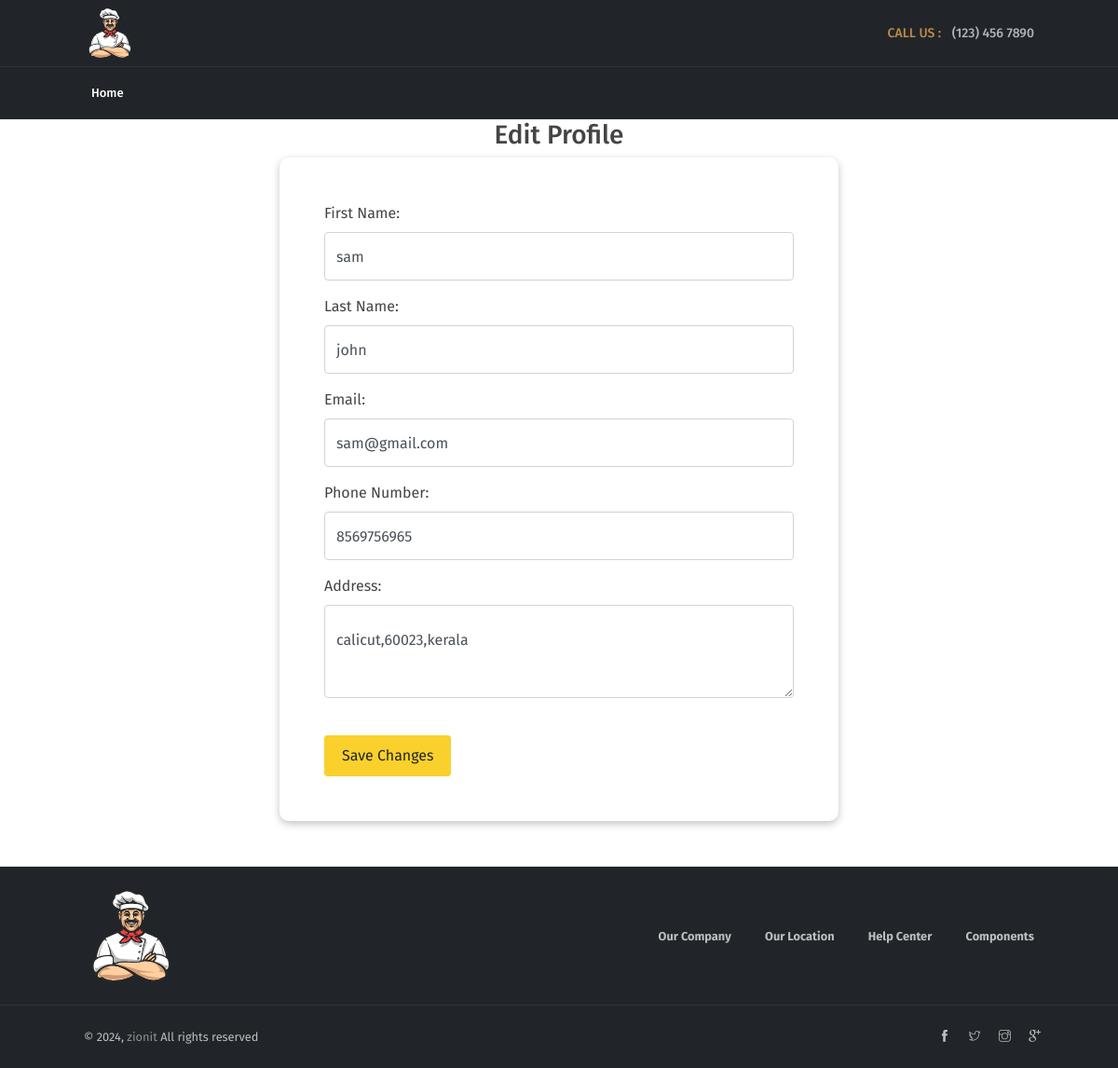
Page /edit_profile/6/ on the committed database.
### mess_user/models.py (models this page shows, shortened)
class UserProfile(models.Model):
    user = models.OneToOneField(User, on_delete=models.CASCADE,related_name='profile')
    first_name = models.CharField(max_length=100)
    last_name = models.CharField(max_length=100)
    phone_number = models.CharField(max_length=15)
    address = models.TextField()
    email = models.EmailField()

### mess_user/views.py (the view)
# urls.py: path('edit_profile/<int:user_id>/', views.edit_profile, name='edit_profile'),
def edit_profile(request, user_id):
    user = get_object_or_404(User, id=user_id)
    user_profile = get_object_or_404(UserProfile, user=user)
    if request.method == 'POST':
        form = UserProfileForm(request.POST, instance=user_profile)
        if form.is_valid():
            form.save()
            return redirect('view_profile')
    else:
        form = UserProfileForm(instance=user_profile)
    return render(request, 'edit_profile.html', {'form': form})

### mess_user/forms.py
class UserProfileForm(forms.ModelForm):
    class Meta:
        model = UserProfile
        fields = ['first_name', 'last_name', 'email','phone_number', 'address', ]

### templates/edit_profile.html (shortened to what this page needs)
{% extends "view_fooditems.html" %}
{% load static %}
{% block content %}
<h3 class="text-center">Edit Profile</h3>
<div class="container col-md-6 mx-auto p-5 mb-5" style="border-radius: 10px; box-shadow: rgba(0, 0, 0, 0.24) 0px 3px 8px;">
    <form method="post">
        <div class="form-group">
            <label for="id_first_name">First Name:</label>
            <input type="text" class="form-control" id="id_first_name" name="first_name" value="{{ form.first_name.value }}">
        </div>
        <div class="form-group">
            <label for="id_last_name">Last Name:</label>
            <input type="text" class="form-control" id="id_last_name" name="last_name" value="{{ form.last_name.value }}">
        </div>
        <div class="form-group">
            <label for="id_email">Email:</label>
            <input type="email" class="form-control" id="id_email" name="email" value="{{ form.email.value }}">
        </div>
        <div class="form-group">
            <label for="id_phone_number">Phone Number:</label>
            <input type="text" class="form-control" id="id_phone_number" name="phone_number" value="{{ form.phone_number.value }}">
        </div>
        <div class="form-group">
            <label for="id_address">Address:</label>
            <textarea class="form-control" id="id_address" name="address">{{ form.address.value }}</textarea>
        </div><br>
        <button type="submit" class="btn btn-warning">Save Changes</button>
    </form>
</div>
{% endblock %}

### rows in the picture
UserProfile: first_name "sam", last_name "john", email "sam@gmail.com", phone_number "8569756965", address "calicut,60023,kerala"
